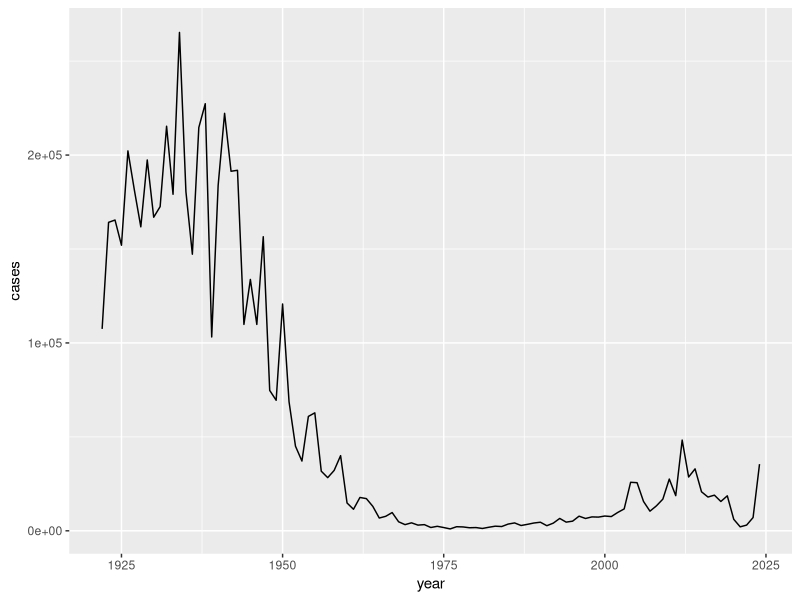
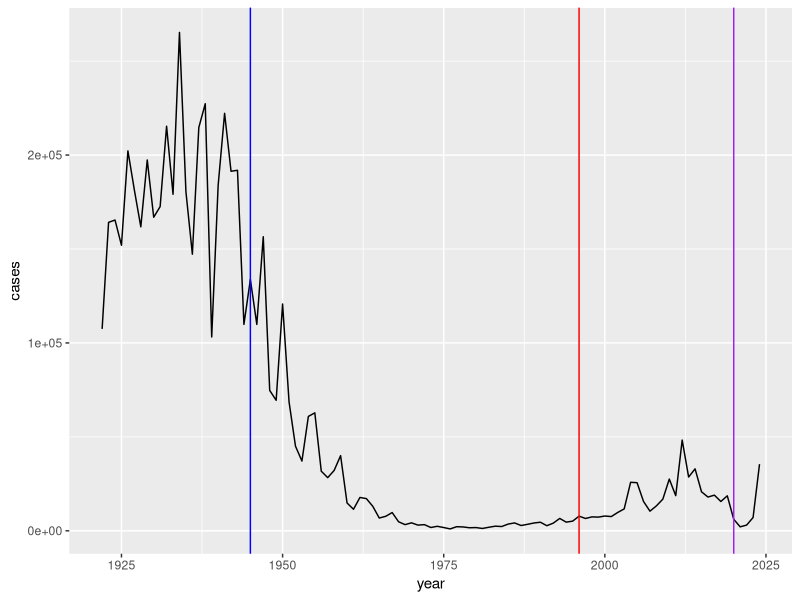

Here is the R script that generated these plots, in order: (Note: this script raises an error after producing the figures.)
## ---- chunk 1

cdc <- data.frame(
  year = c(1922L,1923L,1924L,1925L,
           1926L,1927L,1928L,1929L,1930L,1931L,
           1932L,1933L,1934L,1935L,1936L,
           1937L,1938L,1939L,1940L,1941L,1942L,
           1943L,1944L,1945L,1946L,1947L,
           1948L,1949L,1950L,1951L,1952L,
           1953L,1954L,1955L,1956L,1957L,1958L,
           1959L,1960L,1961L,1962L,1963L,
           1964L,1965L,1966L,1967L,1968L,1969L,
           1970L,1971L,1972L,1973L,1974L,
           1975L,1976L,1977L,1978L,1979L,1980L,
           1981L,1982L,1983L,1984L,1985L,
           1986L,1987L,1988L,1989L,1990L,
           1991L,1992L,1993L,1994L,1995L,1996L,
           1997L,1998L,1999L,2000L,2001L,
           2002L,2003L,2004L,2005L,2006L,2007L,
           2008L,2009L,2010L,2011L,2012L,
           2013L,2014L,2015L,2016L,2017L,2018L,
           2019L,2020L,2021L,2022L,2023L, 2024L),
  cases = c(107473,164191,165418,152003,
            202210,181411,161799,197371,
            166914,172559,215343,179135,265269,
            180518,147237,214652,227319,103188,
            183866,222202,191383,191890,109873,
            133792,109860,156517,74715,69479,
            120718,68687,45030,37129,60886,
            62786,31732,28295,32148,40005,
            14809,11468,17749,17135,13005,6799,
            7717,9718,4810,3285,4249,3036,
            3287,1759,2402,1738,1010,2177,2063,
            1623,1730,1248,1895,2463,2276,
            3589,4195,2823,3450,4157,4570,
            2719,4083,6586,4617,5137,7796,6564,
            7405,7298,7867,7580,9771,11647,
            25827,25616,15632,10454,13278,
            16858,27550,18719,48277,28639,32971,
            20762,17972,18975,15609,18617,
            6124,2116,3044,7063, 35493)
)

## ---- chunk 2
head(cdc)
## ---- chunk 3
library(ggplot2)
## ---- chunk 4
cases <- ggplot(cdc) + 
  aes(year, cases) + 
  geom_line()
cases
## ---- chunk 5
cases <- cases +  geom_vline(xintercept=1945, col="blue")  + geom_vline(xintercept=1996, col="red") + geom_vline(xintercept=2020, col="purple")
cases
## ---- chunk 6
library(jsonlite)

subject <- read_json("https://www.cmi-pb.org/api/subject", simplifyVector = TRUE)
head(subject)
## ---- chunk 7
nrow(subject)

## ---- chunk 8
table(subject$infancy_vac)
## ---- chunk 9
table(subject$biological_sex)
## ---- chunk 10
table(subject$race, subject$biological_sex)
## ---- chunk 11
# Complete the API URLs...
specimen <- read_json("https://www.cmi-pb.org/api/specimen", simplifyVector = TRUE) 
titer <- read_json("https://www.cmi-pb.org/api/plasma_ab_titer", simplifyVector = TRUE) 
## ---- chunk 12
library(dplyr)
## ---- chunk 13
meta <- inner_join(subject, specimen)
dim(meta)
## ---- chunk 14
abdata <- inner_join(titer, meta)
head(abdata)
## ---- chunk 15
dim(abdata)
## ---- chunk 16
table(abdata$isotype)
## ---- chunk 17
table(abdata$antigen)
## ---- chunk 18
ggplot(abdata) + aes(MFI, antigen ) + geom_boxplot()
## ---- chunk 19
ggplot(abdata) + aes(MFI, antigen, col = infancy_vac) + geom_boxplot()
## ---- chunk 20
igg <- abdata |> filter(isotype == "IgG")
head(igg)
## ---- chunk 21
ggplot(igg) + aes(MFI_normalised, antigen, col = infancy_vac) + geom_boxplot() + facet_wrap(~visit)
## ---- chunk 22
table(igg$dataset)
## ---- chunk 23
pt_igg <- abdata |> 
  filter(isotype == "IgG", 
         antigen == "PT", 
         dataset == "2021_dataset")
## ---- chunk 24
dim(pt_igg)
## ---- chunk 25
ggplot(pt_igg) + aes(actual_day_relative_to_boost, MFI_normalised, col = infancy_vac, group=subject_id) + geom_point() + geom_line() + theme_bw() + geom_vline(xintercept=0, col="red") + geom_vline(xintercept=14, col = "red")
